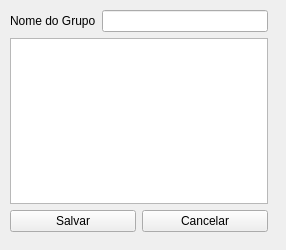
<?xml version="1.0" encoding="UTF-8"?>
<ui version="4.0">
 <class>novoGrupo</class>
 <widget class="QWidget" name="novoGrupo">
  <property name="geometry">
   <rect>
    <x>0</x>
    <y>0</y>
    <width>286</width>
    <height>250</height>
   </rect>
  </property>
  <property name="windowTitle">
   <string>Kaizen Birth Edition</string>
  </property>
  <widget class="QWidget" name="layoutWidget">
   <property name="geometry">
    <rect>
     <x>10</x>
     <y>10</y>
     <width>258</width>
     <height>222</height>
    </rect>
   </property>
   <layout class="QVBoxLayout" name="verticalLayout">
    <item>
     <layout class="QHBoxLayout" name="horizontalLayout">
      <item>
       <widget class="QLabel" name="label">
        <property name="text">
         <string>Nome do Grupo</string>
        </property>
       </widget>
      </item>
      <item>
       <widget class="QLineEdit" name="lineEdit"/>
      </item>
     </layout>
    </item>
    <item>
     <widget class="QTableView" name="tableView"/>
    </item>
    <item>
     <layout class="QHBoxLayout" name="horizontalLayout_2">
      <item>
       <widget class="QPushButton" name="pushButton">
        <property name="text">
         <string>Salvar</string>
        </property>
       </widget>
      </item>
      <item>
       <widget class="QPushButton" name="pushButton_2">
        <property name="text">
         <string>Cancelar</string>
        </property>
       </widget>
      </item>
     </layout>
    </item>
   </layout>
  </widget>
 </widget>
 <resources/>
 <connections/>
</ui>
